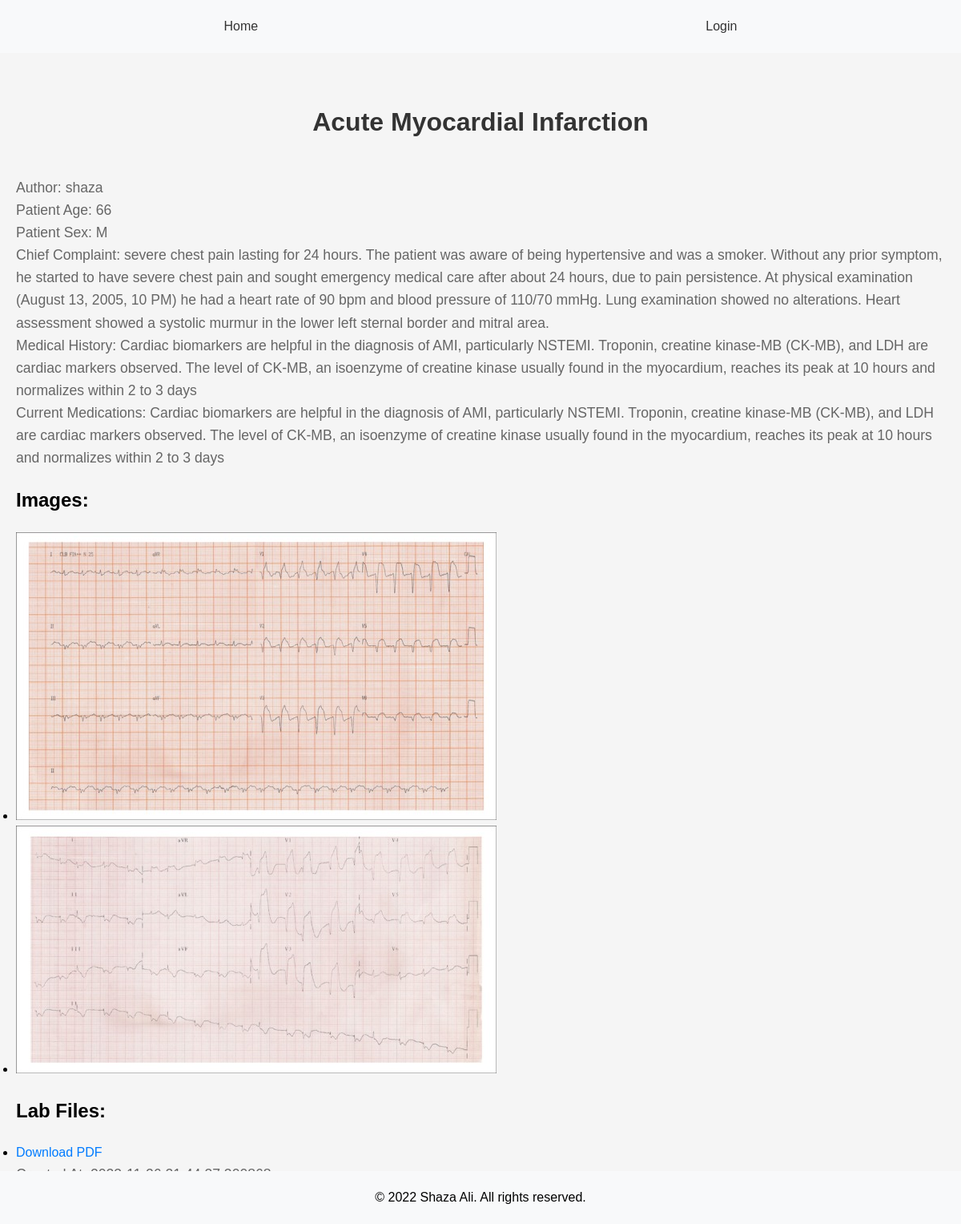
The app's page /show_case/1 with its own data.
### app/models.py (models this page shows, shortened)
class Case(db.Model):
    id = db.Column(db.Integer, primary_key=True)
    title = db.Column(db.String(140))
    patient_age = db.Column(db.String(20))
    patient_sex = db.Column(db.String(10))
    chief_complaint = db.Column(db.Text)
    medical_history = db.Column(db.Text)
    current_medications = db.Column(db.Text)
    image_files = db.Column(db.String(255))  # Store file paths for images
    lab_files = db.Column(db.String(255))  # Store file paths for lab files
    timestamp = db.Column(db.DateTime, index=True, default=datetime.utcnow)
    user_id = db.Column(db.Integer, db.ForeignKey('user.id'))
    def get_images(self):
        return self.image_files.split(',') if self.image_files else []
    def get_lab_files(self):
        return self.lab_files.split(",") if self.lab_files else []

class User(UserMixin,db.Model):
    id = db.Column(db.Integer, primary_key=True)
    username = db.Column(db.String(65), index=True, unique=True)
    email = db.Column(db.String(120), index=True, unique=True)
    password_hash = db.Column(db.String(128))
    bio = db.Column(db.String(200))
    medical_degree = db.Column(db.String(100))
    speciality = db.Column(db.String(100))
    licenses = db.Column(db.String(200))
    last_seen = db.Column(db.DateTime, default=datetime.utcnow)
    cases = db.relationship('Case', backref='author', lazy="dynamic")
    followed = db.relationship(
        'User',
        secondary=followers,
        primaryjoin=(followers.c.follower_id == id),
        secondaryjoin=(followers.c.followed_id == id),
        backref=db.backref('followers',lazy='dynamic'),
        lazy='dynamic'
        )

### app/routes.py (the view)
@app.route("/show_case/<case_id>")
def show_case(case_id):
    case = Case.query.get_or_404(case_id)
    if case:
        return render_template('show_case.html', title=case.title, case=case)

### app/routes.py (called while the page is built)
@app.before_request
def before_request():
    if current_user.is_authenticated:
        current_user.last_seen = datetime.utcnow()
        db.session.commit()

### app/templates/show_case.html
{% extends "base.html" %}
{% block content %}
<h1>{{ case.title }}</h1>
<p>Author: {{ case.author.username }}</p>
<p>Patient Age: {{ case.patient_age }}</p>
<p>Patient Sex: {{ case.patient_sex }}</p>
<p>Chief Complaint: {{ case.chief_complaint }}</p>
<p>Medical History: {{ case.medical_history }}</p>
<p>Current Medications: {{ case.current_medications }}</p>
{% if case.get_images() %}
  <h2>Images:</h2>
  <ul>
    {% for image_path in case.get_images() %}
      <li>
        <img src="{{ url_for('static', filename=image_path) }}" alt="Image">
      </li>
    {% endfor %}
  </ul>
{% endif %}
{% if case.get_lab_files() %}
  <h2>Lab Files:</h2>
  <ul>
    {% for lab_file_path in case.get_lab_files() %}
      <li>
        <a href="{{ url_for('static', filename=lab_file_path) }}" >Download PDF</a>
      </li>
    {% endfor %}
  </ul>
{% endif %}
<p>Created At: {{ case.timestamp }}</p>
<p><a href="{{ url_for('index') }}">Back to Cases</a></p>
{% endblock %}

### app/static/css/base.css (style rules this page uses)
body, ul, li, p { margin: 0; padding: 0; }
body { font-family: Arial, sans-serif; line-height: 1.6; }

### app/static/css/index.css (style rules this page uses)
body { background-color: #f5f5f5; }
h1 { color: #333; text-align: center; padding: 20px 0; }
main p { color: #666; font-size: 1.1em; line-height: 1.6; }
main a { color: #007bff; text-decoration: none; }

### records on screen
Case: title "Acute Myocardial Infarction", patient_age "66", patient_sex "M", chief_complaint "severe chest pain lasting for 24 hours. The patient was aware of being hypertensive and was a smoker. Without any prior symptom, he started to have severe chest pain and sought emergency medical care after about 24 hours, due to pain persistence. At physical examination (August 13, 2005, 10 PM) he had a heart rate of 90 bpm and blood pressure of 110/70 mmHg. Lung examination showed no alterations. Heart assessment showed a systolic murmur in the lower left sternal border and mitral area.", medical_history "Cardiac biomarkers are helpful in the diagnosis of AMI, particularly NSTEMI. Troponin, creatine kinase-MB (CK-MB), and LDH are cardiac markers observed. The level of CK-MB, an isoenzyme of creatine kinase usually found in the myocardium, reaches its peak at 10 hours and normalizes within 2 to 3 days", current_medications "Cardiac biomarkers are helpful in the diagnosis of AMI, particularly NSTEMI. Troponin, creatine kinase-MB (CK-MB), and LDH are cardiac markers observed. The level of CK-MB, an isoenzyme of creatine kinase usually found in the myocardium, reaches its peak at 10 hours and normalizes within 2 to 3 days"
User: author.username "shaza"
